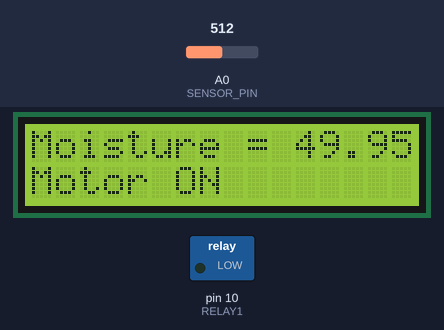
Recording of a sketch running on a simulated Arduino Uno, built with avr-gcc and run on an emulated ATmega328P. Shown: 16×2 character LCD, switched loads named in the sketch (green lamp = pin HIGH). The test bench sets the inputs (shaded band); at power-on: A0 (SENSOR_PIN) = 512. What the sketch prints to the serial monitor is not drawn.

Above: at 4.2 s.
4.3 s: A0 (SENSOR_PIN) set to 374
At 5.9 s:
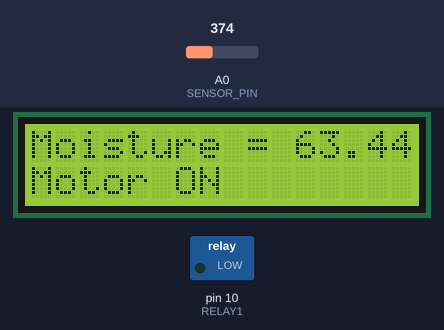
7.0 s: A0 (SENSOR_PIN) set to 344
At 7.7 s:
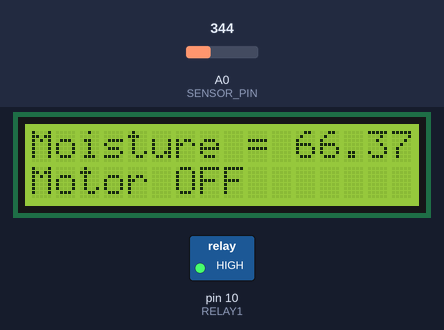
9.7 s: A0 (SENSOR_PIN) set to 306
At 12.5 s:
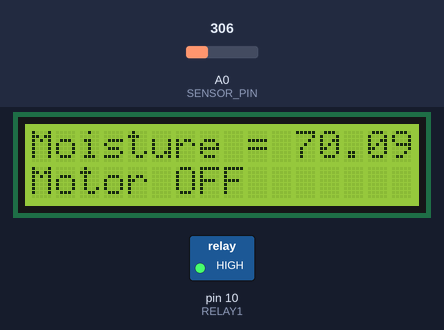
Timing chart, 0 to 14.0 s (numbered marks = the images above; inputs shaded):
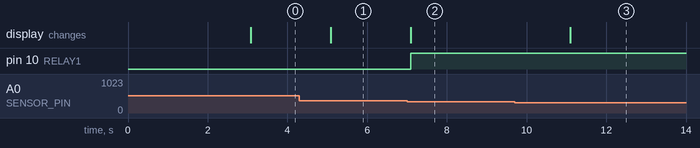

The sketch:

automatic_water_pump.ino
```cpp
#include <LiquidCrystal.h>

const int rs = 12, en = 11, d4 = 5, d5 = 4, d6 = 3, d7 = 2;
LiquidCrystal lcd(rs, en, d4, d5, d6, d7);

const int RELAY1 = 10;
const int SENSOR_PIN = A0;  /* Connect Soil moisture analog sensor pin to A0 */

void setup() {
  Serial.begin(9600); /* Define baud rate for serial communication */
  lcd.begin(16, 2);
  lcd.setCursor(1, 0);                          // Set LCD cursor position (column, row)
  lcd.print("Soil Moisture");                      // Print text to LCD
  lcd.setCursor(3, 1);                          // Set LCD cursor position (column,row)
  lcd.print("Sensor");                        // Print text to LCD
  delay(3000);
  lcd.clear();
  pinMode(RELAY1, OUTPUT);                 // initialize digital pin as an output.
}

void loop() {
  float moisture_percentage;

  moisture_percentage = ( 100.00 - ( (analogRead(SENSOR_PIN)/1023.00) * 100.00 ) );

  Serial.print("Soil Moisture(in Percentage) = ");
  Serial.print(moisture_percentage);
  Serial.println("%");
  if (moisture_percentage < 65){
   lcd.clear();
   lcd.setCursor(0, 0);                                       // Set LCD cursor position (column 0, row 0)
   lcd.print("Moisture = ");
   lcd.print(moisture_percentage);                                 // Print text to LCD
   lcd.setCursor(0, 1);                                       // Set LCD cursor position (column 0, row 1)
   lcd.print("Motor ON");                                 // Print text to LCD
   digitalWrite(RELAY1, LOW);                               // Turn ON the motor
   }
  else
   {
   lcd.clear();
   lcd.setCursor(0, 0);                                       // Set LCD cursor position (column 0, row 0)
   lcd.print("Moisture = ");
   lcd.print(moisture_percentage);                                 // Print text to LCD
   lcd.setCursor(0, 1);                                       // Set LCD cursor position (column 0, row 1)
   lcd.print("Motor OFF");                                 // Print text to LCD
   digitalWrite(RELAY1, HIGH);                               // Turn OFF the motor
   }
  delay(2000);
}
```

Measured:
- the behaviour switches between 359 and 358 on A0 (SENSOR_PIN) (found by bisection; images 1 and 2)
- after the input at 4.3 s, the display: changes after 0.78 s (image 1)
- after the input at 7.0 s, pin 10 (RELAY1): LOW → HIGH after 0.09 s; the display: changes after 0.09 s (image 2)
- after the input at 9.7 s, the display: changes after 1.4 s (image 3)
